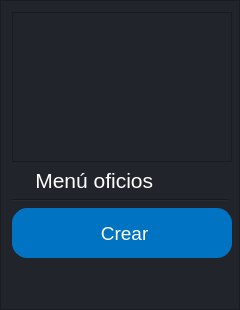
           <widget class="QFrame" name="frame_izquierda">
            <property name="minimumSize">
             <size>
              <width>240</width>
              <height>0</height>
             </size>
            </property>
            <property name="maximumSize">
             <size>
              <width>240</width>
              <height>16777215</height>
             </size>
            </property>
            <property name="styleSheet">
             <string notr="true">background-color: rgb(33, 37, 43);</string>
            </property>
            <property name="frameShape">
             <enum>QFrame::StyledPanel</enum>
            </property>
            <property name="frameShadow">
             <enum>QFrame::Raised</enum>
            </property>
            <layout class="QVBoxLayout" name="verticalLayout_17">
             <item>
              <widget class="QFrame" name="frame">
               <property name="minimumSize">
                <size>
                 <width>220</width>
                 <height>150</height>
                </size>
               </property>
               <property name="maximumSize">
                <size>
                 <width>150</width>
                 <height>150</height>
                </size>
               </property>
               <property name="sizeIncrement">
                <size>
                 <width>150</width>
                 <height>150</height>
                </size>
               </property>
               <property name="baseSize">
                <size>
                 <width>150</width>
                 <height>150</height>
                </size>
               </property>
               <property name="styleSheet">
                <string notr="true">image: url(:/oficios/oficios.png);</string>
               </property>
               <property name="frameShape">
                <enum>QFrame::StyledPanel</enum>
               </property>
               <property name="frameShadow">
                <enum>QFrame::Raised</enum>
               </property>
              </widget>
             </item>
             <item>
              <widget class="QLabel" name="label_6">
               <property name="font">
                <font>
                 <family>Segoe UI</family>
                 <pointsize>16</pointsize>
                 <weight>50</weight>
                 <italic>false</italic>
                 <bold>false</bold>
                </font>
               </property>
               <property name="styleSheet">
                <string notr="true">color: rgb(255, 255, 255);</string>
               </property>
               <property name="text">
                <string>    Menú oficios</string>
               </property>
              </widget>
             </item>
             <item>
              <widget class="Line" name="line">
               <property name="styleSheet">
                <string notr="true">color: rgb(255, 255, 255);</string>
               </property>
               <property name="orientation">
                <enum>Qt::Horizontal</enum>
               </property>
              </widget>
             </item>
             <item>
              <layout class="QVBoxLayout" name="verticalLayout_2">
               <item>
                <widget class="QPushButton" name="bt_crear_oficios">
                 <property name="minimumSize">
                  <size>
                   <width>220</width>
                   <height>50</height>
                  </size>
                 </property>
                 <property name="maximumSize">
                  <size>
                   <width>220</width>
                   <height>50</height>
                  </size>
                 </property>
                 <property name="font">
                  <font>
                   <family>Segoe UI</family>
                   <pointsize>14</pointsize>
                   <weight>50</weight>
                   <italic>false</italic>
                   <bold>false</bold>
                  </font>
                 </property>
                 <property name="cursor">
                  <cursorShape>PointingHandCursor</cursorShape>
                 </property>
                 <property name="styleSheet">
                  <string notr="true">QPushButton {
    background-color: #0074c3;  /* Color de fondo */
    color: rgb(255, 255, 255);
    border: 1px solid #0074c3;  /* Borde del botón */
    padding: 5px 10px;  /* Relleno interno */
    border-radius: 15px;  /* Bordes redondeados */
	font: 14pt &quot;Segoe UI&quot;;
}

QPushButton:hover{
  font: 14pt &quot;Segoe UI&quot;;
  background-color: #0063a5; 
}</string>
                 </property>
                 <property name="text">
                  <string> Crear</string>
                 </property>
                 <property name="icon">
                  <iconset resource="../iconos/oficios.qrc">
                   <normaloff>:/oficios/anadir.png</normaloff>:/oficios/anadir.png</iconset>
                 </property>
                 <property name="iconSize">
                  <size>
                   <width>45</width>
                   <height>45</height>
                  </size>
                 </property>
                </widget>
               </item>
               <item>
                <spacer name="verticalSpacer">
                 <property name="orientation">
                  <enum>Qt::Vertical</enum>
                 </property>
                 <property name="sizeHint" stdset="0">
                  <size>
                   <width>20</width>
                   <height>40</height>
                  </size>
                 </property>
                </spacer>
               </item>
              </layout>
             </item>
            </layout>
           </widget>
